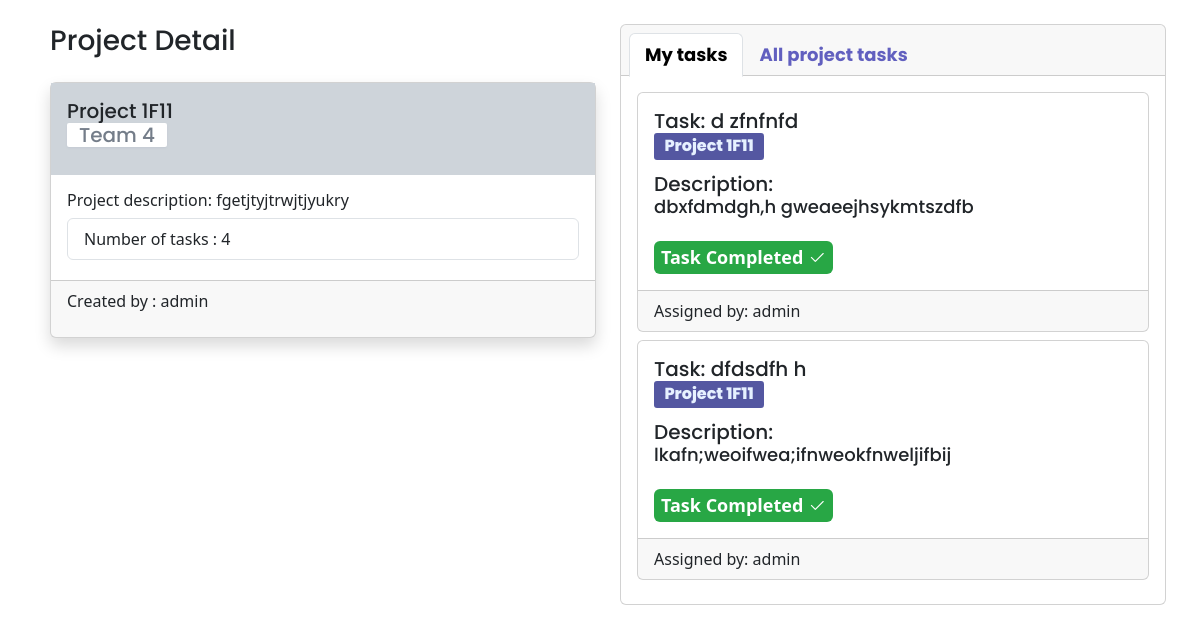
The app's page /myprojects/project_details/12/ (signed in) with its own data.
### app/models.py (models this page shows, shortened)
class ProjectManagement(models.Model):
    project_name = models.CharField(max_length=100)
    description = models.CharField(blank=True, null=True, max_length=400)
    created_by = models.ForeignKey(User, related_name='created_project', on_delete=models.CASCADE)
    team = models.ForeignKey(TeamProject, related_name='projects', on_delete=models.CASCADE)
    created_at = models.DateTimeField(auto_now_add=True, editable=False)
    def __str__(self):
        return self.project_name

class TeamProject(models.Model):
    team_name = models.CharField(max_length=255)
    team_list = models.ManyToManyField(User, related_name='teams')
    created_by = models.ForeignKey(User, on_delete=models.CASCADE)
    def __str__(self):
        return self.team_name

class ProjectTasks(models.Model):
    project = models.ForeignKey(ProjectManagement, on_delete=models.CASCADE, related_name='project_tasks')
    name = models.CharField(max_length=100)
    description = models.TextField()
    assigned_to = models.ForeignKey(User, related_name='assigned_to_task', on_delete=models.CASCADE, null=True)
    assigned_by = models.ForeignKey(User, related_name='assigned_by_task', on_delete=models.CASCADE, null=True)
    completed = models.BooleanField(default=False)

### app/views.py (the view)
# urls.py: path('myprojects/project_details/<int:project_id>/', project_details, name='project_details'),
@login_required(login_url='login')
def project_details(request, project_id):
    user = request.user
    project = ProjectManagement.objects.get(id=project_id)
    project_tasks = ProjectTasks.objects.filter(project=project, assigned_to=user)
    project_tasks_all = ProjectTasks.objects.filter(project=project)
    user_profile = UserProfile.objects.get(user=user)
    len_of_tasks = len(project_tasks_all)
    data = {'project': project,
            'project_tasks': project_tasks,
            'project_tasks_all': project_tasks_all,
            'user_profile': user_profile,
            'number_of_tasks': len_of_tasks,
            }
    return render(request, 'project_detail.html', data)

### templates/project_detail.html (shortened to what this page needs)
{% load static %}
{% load bootstrap5 %}
{% load crispy_forms_tags %}
{% load bootstrap_icons %}
{% include './base/head.html' %}
{% include './base/navbar.html' %}
{% bootstrap_css %}
<head>
  <link rel="stylesheet" href="{% static 'css/myproject_page.css' %}" />
  <link rel="stylesheet" href="{% static 'css/project_detailpage.css' %}" />
  <link rel="stylesheet" href="https://cdn.jsdelivr.net/npm/bootstrap-icons@1.11.3/font/bootstrap-icons.min.css" />
</head>
{% block content %}
  <div class="container pt-4">
    <div class="row">
      <div class="col-md-6">
        <h3 style="display: inline-block;" class="pb-3">
            Project Detail
            </h3>
          <div class="card mb-3 shadow rounded" >
            <div class="card-body" style="background-color: #ced4da;">
              <div class="card-title h5" ><a class="custom-link"
                role="button" style="display: inline-block; width: 80%;">{{ project.project_name }}</a>
                <h5 class="team-button mb-1" style="display: inline-block;" >{{ project.team }}</h5>
                </div>
            </div>
            <div class="card-body">
              <div class="card-title list-group-item h6">Project description: {{ project.description }}</div>
              <ul class="list-group">
                <li class="list-group-item list-group-item-action mb-1">Number of tasks : {{ number_of_tasks  }}</li>
              </ul>
            </div>
            <div class="card-footer">
              <p class="list-item ">Created by : {{ project.created_by }}</p>
            </div>
          </div>
      </div>
      {% if user_profile.user_roles == 'project manager' or user_profile.user_roles == 'admin' or user_profile.user_roles == 'lead' or user.is_superuser %}
      <div class="col-md-6">
      <div class="card ">
        <div class="card-header">
            <ul class="nav nav-tabs card-header-tabs" id="myTab">
                <li class="nav-item">
                    <a href="#mytasks" class="nav-link custom-nav-link active h3" data-bs-toggle="tab" style="font-size: large;"> My tasks
                      </a>
                </li>
                <li class="nav-item">
                  <a href="#alltasks" class="nav-link custom-nav-link h3" data-bs-toggle="tab" style="font-size: large;"> All project tasks
                    </a>
              </li>
            </ul>
        </div>
        <div class="card-body">
            <div class="tab-content">
                <div class="tab-pane fade show active" id="mytasks">
                  {% for task in project_tasks %}
                  <div class="card mb-2" >
                    <div class="card-body">
                      <div class="card-title h5" > <a class="custom-link"
                           style="display: inline-block; width: 80%;">Task: {{ task.name }} </a>
                          <span class="badge custom-project-badge mb-1">{{ task.project }}</span>
                          </div>
                        <li class="list-group-item h5">Description: <br> <p  style=" font-size: 18px;font-weight:  "> {{ task.description }} </p></li>
                        {% if task.assigned_to == user %}
                        {%if task.completed %}
                        <span class="badge badge-success mt-2" style="font-size: 18px;padding: 7px; ">Task Completed <i class="bi bi-check2"></i></span>
                        {%endif%}
                        {%endif%}
                    </div>
                    <div class="card-footer">
                      Assigned by: {{ task.assigned_by }}
                    </div>
                  </div>
                    {% endfor %}
                </div>
            </div>
        </div>
    </div>
      </div>
    {%endif%}
        </div>
    </div>
{% endblock %}

### templates/base/head.html (shortened to what this page needs)
 {% load static %}
 {% load bootstrap5 %}
<html lang="en">
  <head>
    <link rel='stylesheet' href='https://cdn.jsdelivr.net/npm/bootstrap-icons@1.3.0/font/bootstrap-icons.css' />
    <link rel='stylesheet' href='https://stackpath.bootstrapcdn.com/bootstrap/4.3.1/css/bootstrap.min.css'
>
    <link rel="stylesheet" href="https://stackpath.bootstrapcdn.com/font-awesome/4.7.0/css/font-awesome.min.css" />
    <link rel="stylesheet" href="https://stackpath.bootstrapcdn.com/bootstrap/4.3.1/css/bootstrap.min.css" />
    <link rel="stylesheet" href="https://stackpath.bootstrapcdn.com/font-awesome/4.7.0/css/font-awesome.min.css" />
    <link rel="stylesheet" href="https://stackpath.bootstrapcdn.com/bootstrap/4.3.1/css/bootstrap.min.css" />
    <link rel="stylesheet" href="https://cdn.jsdelivr.net/npm/bootstrap-icons@1.11.3/font/bootstrap-icons.min.css">
    <link rel="stylesheet" href="https://stackpath.bootstrapcdn.com/bootstrap/4.1.3/css/bootstrap.min.css">
  </head>
</html>

### templates/base/navbar.html (shortened to what this page needs)
{% load static %}
{% load bootstrap5 %}
{% include './head.html' %}
<head>
  <link rel="stylesheet" href="{% static 'css/navstyle.css' %}" />
</head>
<body>
  <div class="wrapper d-flex align-items-stretch" >
    <nav id="sidebar" class="active nav nav-pills flex-column mb-auto">
      <div class="custom-menu d-flex flex-column flex-shrink-0 ">
        <button type="button" id="sidebarCollapse" style="width:20px; height: 20px; border: none; background: none;" >
        </button>
      </div>
    </nav>
    <div class="p-2 p-md-2 pt-5">
    </div>
</body>

### static/css/myproject_page.css (style rules this page uses)
.custom-link { color: #6c9950; text-decoration: none; }
.team-button { background-color: white; color: #747d89; width: 100px; border-radius: 2px; box-sizing: border-box; cursor: pointer; display: inline-block; text-align: center; font-weight: 500; text-decoration: none #0d172a solid; text-decoration-thickness: auto; transition: all .1s cubic-bezier(.4, 0, .2, 1); box-shadow: 0px 1px 2px rgba(166, 175, 195, 0.25); user-select: none; -webkit-user-select: none; touch-action: manipulation; }

### static/css/project_detailpage.css (style rules this page uses)
.custom-nav-link { color: #615fbf; font-weight: bold; padding: 10px 15px; text-decoration: none; }
.custom-project-badge { display: flex; background-color: #5457A1; color: #e6f1ff; border-radius: 3px; justify-content: center; align-items: center; box-sizing: border-box; cursor: pointer; display: inline-block; text-align: center; font-weight: 800; text-decoration: none #0d172a solid; text-decoration-thickness: auto; user-select: none; -webkit-user-select: none; touch-action: manipulation; font-size: medium; }

### templates/base/navbar.html (style rules this page uses)
#sidebar { height: 100vh; background-color: #5457a1; }
.nav-link { color: white; background-color: #5457a1; }
.nav-link.active { background-color: white; }

### records on screen
ProjectManagement: project_name "Project 1F11", team "Team 4", description "fgetjtyjtrwjtjyukry", created_by "admin"
ProjectTasks: name "d zfnfnfd", project "Project 1F11", description "dbxfdmdgh,h gweaeejhsykmtszdfb", completed "Task Completed", assigned_by "admin"
ProjectTasks: name "dfdsdfh h", project "Project 1F11", description "lkafn;weoifwea;ifnweokfnweljifbij", completed "Task Completed", assigned_by "admin"

### other values on screen
{{ number_of_tasks }} "4"
